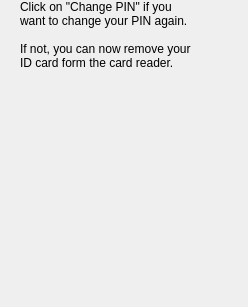
     <widget class="QWidget" name="pinSuccessPage">
      <layout class="QVBoxLayout" name="verticalLayout_8">
       <property name="leftMargin">
        <number>0</number>
       </property>
       <property name="topMargin">
        <number>0</number>
       </property>
       <property name="rightMargin">
        <number>0</number>
       </property>
       <property name="bottomMargin">
        <number>0</number>
       </property>
       <item>
        <widget class="QWidget" name="widget_3" native="true">
         <layout class="QHBoxLayout" name="horizontalLayout_4">
          <property name="spacing">
           <number>20</number>
          </property>
          <property name="leftMargin">
           <number>20</number>
          </property>
          <property name="topMargin">
           <number>0</number>
          </property>
          <property name="rightMargin">
           <number>20</number>
          </property>
          <property name="bottomMargin">
           <number>0</number>
          </property>
          <item>
           <widget class="governikus::DescriptionLabel" name="changePinComfortDetailsLabel_2">
            <property name="focusPolicy">
             <enum>Qt::TabFocus</enum>
            </property>
            <property name="text">
             <string>Click on &quot;Change PIN&quot; if you want to change your PIN again.

If not, you can now remove your ID card form the card reader.</string>
            </property>
            <property name="wordWrap">
             <bool>true</bool>
            </property>
           </widget>
          </item>
          <item>
           <widget class="QLabel" name="pinSuccessReaderImageLabel">
            <property name="sizePolicy">
             <sizepolicy hsizetype="Expanding" vsizetype="Preferred">
              <horstretch>0</horstretch>
              <verstretch>0</verstretch>
             </sizepolicy>
            </property>
            <property name="focusPolicy">
             <enum>Qt::TabFocus</enum>
            </property>
            <property name="accessibleName">
             <string>successful PIN change icon</string>
            </property>
            <property name="alignment">
             <set>Qt::AlignCenter</set>
            </property>
           </widget>
          </item>
         </layout>
        </widget>
       </item>
       <item>
        <spacer name="verticalSpacer_6">
         <property name="orientation">
          <enum>Qt::Vertical</enum>
         </property>
         <property name="sizeHint" stdset="0">
          <size>
           <width>20</width>
           <height>237</height>
          </size>
         </property>
        </spacer>
       </item>
      </layout>
     </widget>
